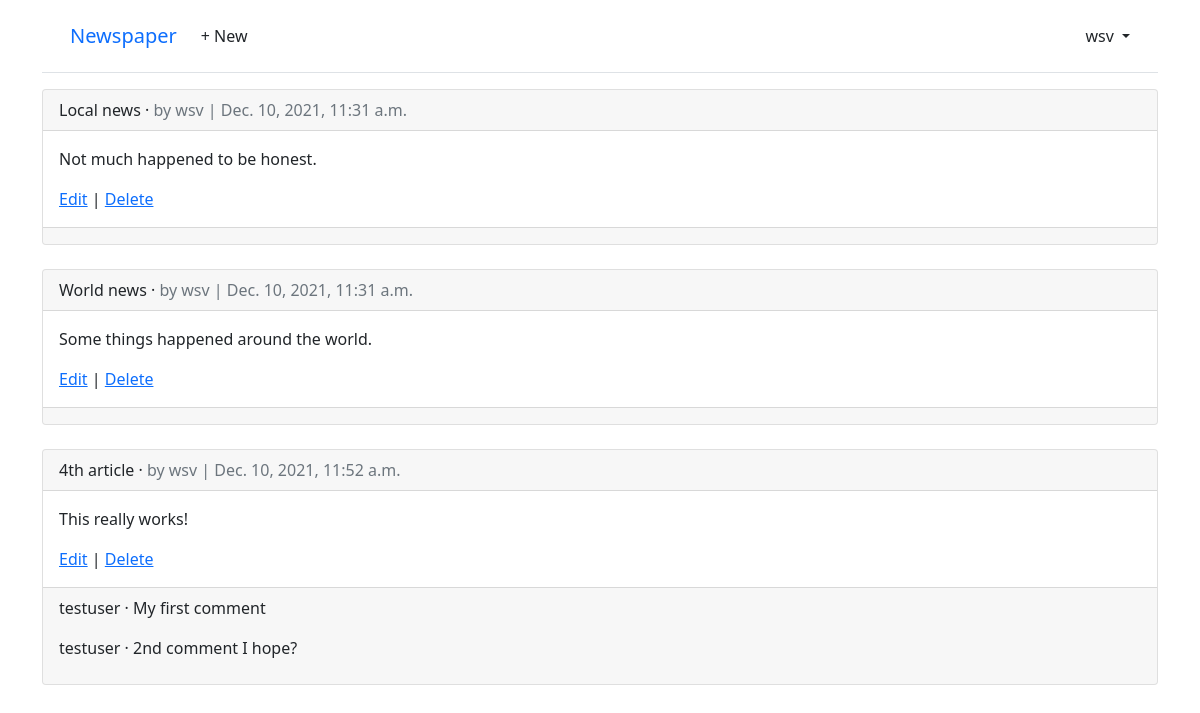
/articles/ (signed in), run on the app's committed database.
### accounts/models.py (models this page shows)
class CustomUser(AbstractUser):
    age = models.PositiveIntegerField(null=True, blank=True)

### articles/models.py (models this page shows, shortened)
class Article(models.Model):
    title = models.CharField(max_length=255)
    body = models.TextField()
    date = models.DateTimeField(auto_now_add=True)
    author = models.ForeignKey(
        settings.AUTH_USER_MODEL,
        on_delete=models.CASCADE,
    )

class Comment(models.Model):  # new
    article = models.ForeignKey(Article, on_delete=models.CASCADE)
    comment = models.CharField(max_length=140)
    author = models.ForeignKey(
        settings.AUTH_USER_MODEL,
        on_delete=models.CASCADE,
    )
    def __str__(self):
        return self.comment

### articles/views.py (the view)
# urls.py: path("", ArticleListView.as_view(), name="article_list"),
class ArticleListView(LoginRequiredMixin, ListView):  # new
    model = Article
    template_name = "article_list.html"

### templates/article_list.html (shortened to what this page needs)
{% extends "base.html" %}
{% block content %}
{% for article in article_list %}
  <div class="card">
    <div class="card-header">
      <span class="font-weight-bold">{{ article.title }}</span> &middot;
      <span class="text-muted">by {{ article.author }} |
      {{ article.date }}</span>
    </div>
    <div class="card-body">
      <p>{{ article.body }}</p>
      <a href="{% url 'article_edit' article.pk %}">Edit</a> |
      <a href="{% url 'article_delete' article.pk %}">Delete</a>
    </div>
    <div class="card-footer">
      {% for comment in article.comment_set.all %}
        <p>
          <span class="font-weight-bold">
            {{ comment.author }} &middot;
          </span>
          {{ comment }}
        </p>
      {% endfor %}
    </div>
  </div>
  <br />
{% endfor %}
{% endblock content %}

### templates/base.html (shortened to what this page needs)
<!DOCTYPE html>
<html>
<head>
  <link href="https://cdn.jsdelivr.net/npm/bootstrap@5.1.3/dist/css/bootstrap.min.css" rel="stylesheet">
</head>
<body>
  <div class="container">
    <header class="p-3 mb-3 border-bottom">
      <div class="container">
        <div class="d-flex flex-wrap align-items-center justify-content-center
          justify-content-lg-start">
          <a class="navbar-brand" href="{% url 'home' %}">Newspaper</a>
          <ul class="nav col-12 col-lg-auto me-lg-auto mb-2 justify-content-center
            mb-md-0">
          {% if user.is_authenticated %}
            <li><a href="{% url 'article_new' %}" class="nav-link px-2 link-dark">+ New</a></li>
          </ul>
          <div class="dropdown text-end">
            <a href="#" class="d-block link-dark text-decoration-none dropdown-toggle"
              id="dropdownUser1" data-bs-toggle="dropdown" aria-expanded="false">
              {{ user.username }}
            </a>
          </div>
          {% else %}
          </ul>
          <div class="text-end">
            <a href="{% url 'login' %}" class="btn btn-outline-primary me-2">Log In</a>
            <a href="{% url 'signup' %}" class="btn btn-primary">Sign Up</a>
          </div>
          {% endif %}
        </div>
      </div>
    </header>
    <main>
      {% block content %}
      {% endblock content %}
    </main>
  </div>
</body>
</html>

### data on the page
CustomUser: username "wsv"
Article: title "Local news", author "wsv", date "Dec. 10, 2021, 11:31 a.m.", body "Not much happened to be honest."
Article: title "World news", author "wsv", date "Dec. 10, 2021, 11:31 a.m.", body "Some things happened around the world."
Article: title "4th article", author "wsv", date "Dec. 10, 2021, 11:52 a.m.", body "This really works!"
Comment: author "testuser", comment "My first comment"
Comment: author "testuser", comment "2nd comment I hope?"
